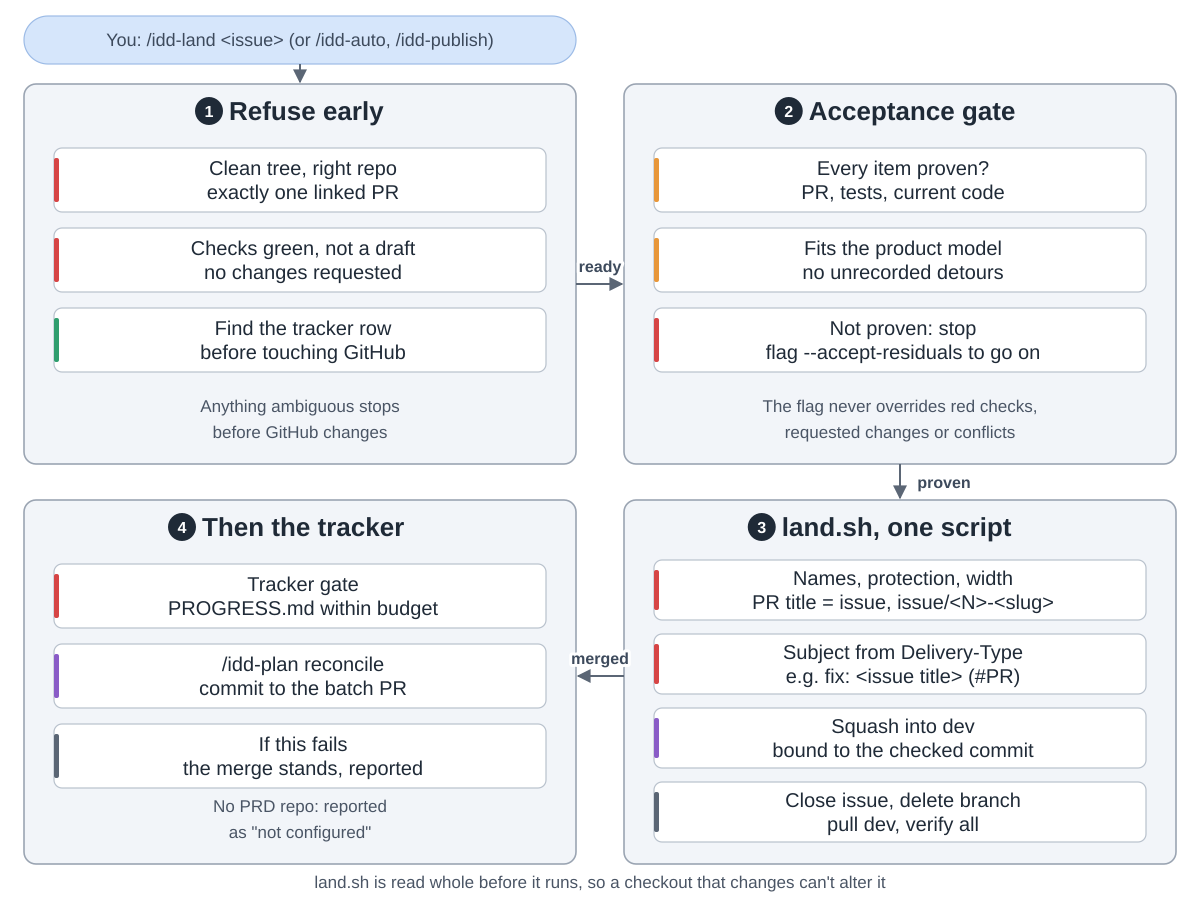

The script that saved this image:
"""/idd-land: the one step that merges, then the tracker update.
Drawn from maximalfocus/idd-skills at commit f905928 (skills/idd-land/SKILL.md,
skills/idd-land/scripts/land.sh, skills/idd-plan/references/conventions.md).
Run: python3 land.py"""
import sys
from pathlib import Path

sys.path.insert(0, str(Path(__file__).resolve().parents[2] / "tools"))
from archdiagram import Diagram  # noqa: E402

d = Diagram("idd-land",
            "You run /idd-land with an issue; /idd-auto and /idd-publish may also call it. "
            "1 Refuse early: a clean tree, the right repository and exactly one linked pull request; checks green, "
            "not a draft, no changes requested; and the tracker row found before anything on GitHub changes. "
            "Anything ambiguous stops before GitHub changes. "
            "2 Acceptance gate: every acceptance item proven from the pull request, the tests and the current "
            "code, and the change fits the product model. If anything is unproven it stops; only the "
            "--accept-residuals flag goes on, and that flag never overrides red checks, requested changes or "
            "conflicts. "
            "3 land.sh, one script: it checks the names (pull request title equals the issue title, branch "
            "issue/<N>-<slug>), the branch protection and the line width, composes the commit subject from the "
            "Delivery-Type line, for example fix: <issue title> (#PR), squash-merges into dev bound to the "
            "checked commit, closes the issue, deletes the branch, pulls dev and verifies all of it. "
            "4 Then the tracker: the tracker gate keeps PROGRESS.md within budget, /idd-plan reconcile commits to "
            "the batch pull request, and if this fails the merge stands and the failure is reported. With no PRD "
            "repository it reports not configured. land.sh is read whole before it runs, so a checkout that "
            "changes cannot alter it.")

L, R, W = 24, 624, 552
T1, H1 = 84, 380
T2, H2 = 500, 364
CW, CH, GAP = 492, 64, 16


def column(x, top, cards, gap=GAP):
    for i, (lbl, kind) in enumerate(cards):
        d.card(x + 30, top + 64 + i * (CH + gap), lbl, kind, w=CW, h=CH)


def column4(x, top, cards):
    """Four cards in a bottom-row group: a little tighter, so they stay inside the frame."""
    for i, (lbl, kind) in enumerate(cards):
        d.card(x + 30, top + 60 + i * 74, lbl, kind, w=CW, h=60)


def notes(x, top, h, a, b):
    d.note(x + W / 2, top + h - 52, a)
    d.note(x + W / 2, top + h - 26, b)


d.pill(L, 16, W, 48, "You: /idd-land <issue>  (or /idd-auto, /idd-publish)")
d.arrow(f"M{L + W / 2} 64V{T1 - 2}")

d.group(L, T1, W, H1, "Refuse early", 1)
column(L, T1, [("Clean tree, right repo|exactly one linked PR", "review"),
               ("Checks green, not a draft|no changes requested", "review"),
               ("Find the tracker row|before touching GitHub", "plan")])
notes(L, T1, H1, "Anything ambiguous stops", "before GitHub changes")

d.group(R, T1, W, H1, "Acceptance gate", 2)
column(R, T1, [("Every item proven?|PR, tests, current code", "critic"),
               ("Fits the product model|no unrecorded detours", "critic"),
               ("Not proven: stop|flag --accept-residuals to go on", "review")])
notes(R, T1, H1, "The flag never overrides red checks,", "requested changes or conflicts")

d.group(R, T2, W, H2, "land.sh, one script", 3)
column4(R, T2, [("Names, protection, width|PR title = issue, issue/<N>-<slug>", "review"),
               ("Subject from Delivery-Type|e.g. fix: <issue title> (#PR)", "review"),
               ("Squash into dev|bound to the checked commit", "write"),
               ("Close issue, delete branch|pull dev, verify all", "data")])

d.group(L, T2, W, H2, "Then the tracker", 4)
column(L, T2, [("Tracker gate|PROGRESS.md within budget", "review"),
               ("/idd-plan reconcile|commit to the batch PR", "write"),
               ("If this fails|the merge stands, reported", "data")])
notes(L, T2, H2, "No PRD repo: reported", "as \"not configured\"")

d.arrow(f"M{L + W} {T1 + 200}H{R - 2}", label="ready", at=(600, T1 + 188))
d.arrow(f"M{R + W / 2} {T1 + H1}V{T2 - 2}", label="proven", at=(R + W / 2 + 44, T1 + H1 + 24))
d.arrow(f"M{R} {T2 + 176}H{L + W + 2}", label="merged", at=(600, T2 + 164))

d.note(600, 888, "land.sh is read whole before it runs, so a checkout that changes can't alter it")

d.save(Path(__file__).with_name("land.svg"))
